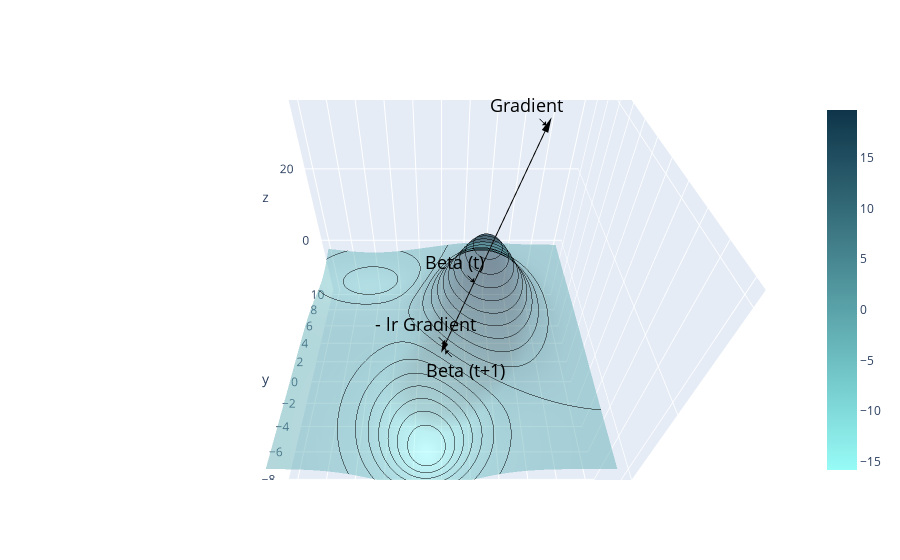

The code cell stored with this chart in its notebook:
### Markdown cell above
## 4. Gradient Descent algorithm ⚙️⚙️

The goal of the gradient descent algorithm is to find a set of parameters for the model $h$ that will make the loss function as small as possible, it wants to minimize the loss function by finding the best parameters.

You may be wondering why do we need such an algorithm when we could just run a grid search and explore wide ranges of possible values for the parameters and select those that yield the smallest value for the loss function? Well, first, that would not be very smart to use brute force in order to minimize the loss function. Additionally it would be computanionally impossible, let's not forget that data science is at the cross-road of statistics and computer science, we are working with computers to make our calculations for us, and they have limited capabilities. As we will see in the following lectures, deep learning models sometimes have several million parameters, it would be impossible to optimize them through a simple grid search within a lifetime! 👴

Therefore we need a clever method to optimize the model's parameters as efficiently as possibe, which is where gradient descent comes in!

As for most algorithms, gradient descent is composed of three essential steps: 

* Initialization
* Interation
* Stopping condition

### Initialization

This is the step where we have to assign an initial value to each of the model's parameters, the most common strategy is to assign random values to every parameter taken from a zero-mean distribution.

We will see in further lectures some tactics to initialize model parameters in order to kickstart the prediction performance.

We can denote the initial values of the parameters like so:

$$
\beta^{(0)} = (\beta_0^{(0)}, \dots, \beta_p^{(0)})
$$

That reads "beta a step zero".

### Iteration
The iteration step is the moment that the algorithm repeats an action until
 the stopping condition is verified. Here the iteration step will modify the value of the model parameters iteratively so as to decrease the value of the loss function $C$.

It will do so by using the following formula:

$$
\beta^{(t+1)}=\beta^{(t)} - \gamma \times \nabla_{\beta^{(t)}} C(Y,h(X))
$$

The value of $\beta$ at step $t+1$ will be equal to the value of $\beta$ at step $t$ minus the gradient of the loss function at point $\beta^{(t)}$ times the learning rate noted $\gamma$.

The figure below shows what happens during one step of gradient descent :

<img src="https://full-stack-assets.s3.eu-west-3.amazonaws.com/images/M08-DeepLearning/gradient_descent_step.jpg" />

You can see that the opposite of the gradient points towards the direction that most decreases the loss function, the goal of the learning rate is to determine how fast we wish to move the values of the parameters in this direction.

### Stopping criterion

Most algorithm have a stopping criterion based on a certain appreciation of the convergence of the algorithm, meaning what happens in one step does not create much change compared to what happened in the previous step.

In deep learning, as we will soon discover, the stopping criterion is harder to attain in pratice, fitting such models may take a long time and as they are very complicated models, they tend to overfit easily, which means we don't necessarily wish to let them fit the training data until convergence, but rather stop them before they start to overfit too much.

The most common stopping criterion in deep learning will thefore be a limit on the number of gradient descent steps we wish to take.

Let's see how gradient descent works in practise:

### Code cell
import plotly.graph_objects as go

x1 = np.linspace(-10,10,100)
x2 = np.linspace(-10,10,100)
xx1, xx2 = np.meshgrid(x1,x2, indexing='xy')
def func_3D(x,y):
  a = 20*np.exp(- (x - 3)**2/10 - (y -2)**2/20) 
  b = - 16*np.exp(- (x +1)**2/15 - (y +6)**2/20) 
  c = - 5*np.exp(- (x +6)**2/25 - (y - 7)**2/13)
  return a + b + c
y = func_3D(xx1,xx2)
y_gradient = np.gradient(y,x1,x2)
fig = go.Figure(data=[go.Surface(
    contours = {
        "z": {"show": True, "start": -16, "end": 20, "size": 2, "color":"black"}
    },
    x = x1,
    y = x2,
    z = y,
    colorscale=[color_chart[3], color_chart[-2]], 
    opacity = 0.5),
    go.Cone(
        x=[xx1[50,60] + y_gradient[0][50,60]],
        y=[xx2[50,60] + y_gradient[1][50,60]],
        z=[y[50,60] + y_gradient[0][50,60]**2 + y_gradient[1][50,60]**2 + xx2[50,60]],
        u=[y_gradient[0][50,60]],
        v=[y_gradient[1][50,60]],
        w=[y_gradient[0][50,60]**2 + y_gradient[1][50,60]**2 + xx2[50,60]],
        sizemode="absolute",
        sizeref=2,
        anchor='tail',
        colorscale=["black","black"],
        showscale=False),

        go.Scatter3d(
        x=[xx1[50,60], xx1[50,60] + y_gradient[0][50,60]],
        y=[xx2[50,60], xx2[50,60] + y_gradient[1][50,60]],
        z=[y[50,60], y[50,60] + y_gradient[0][50,60]**2 + y_gradient[1][50,60]**2 + xx2[50,60]],
        mode='lines',
        showlegend=False,
        line=dict(
            color='black',
            width=2,
            showscale=False
        )),
        go.Cone(
        x=[xx1[50,60] - 0.5*y_gradient[0][50,60]],
        y=[xx2[50,60] - 0.5*y_gradient[1][50,60]],
        z=[y[50,60] - 0.5*(y_gradient[0][50,60]**2 + y_gradient[1][50,60]**2 + xx2[50,60])],
        u=[-0.5*y_gradient[0][50,60]],
        v=[-0.5*y_gradient[1][50,60]],
        w=[-0.5*(y_gradient[0][50,60]**2 + y_gradient[1][50,60]**2 + xx2[50,60])],
        sizemode="absolute",
        sizeref=2,
        anchor='tail',
        colorscale=["black","black"],
        showscale=False),

        go.Scatter3d(
        x=[xx1[50,60], xx1[50,60] -0.5*y_gradient[0][50,60]],
        y=[xx2[50,60], xx2[50,60] -0.5*y_gradient[1][50,60]],
        z=[y[50,60], y[50,60] -0.5*(y_gradient[0][50,60]**2 + y_gradient[1][50,60]**2 + xx2[50,60])],
        mode='lines',
        showlegend=False,
        line=dict(
            color='black',
            width=2,
            showscale=False
        )),
        go.Scatter3d(
        x=[xx1[50,60] -0.5*y_gradient[0][50,60], xx1[50,60] -0.5*y_gradient[0][50,60]],
        y=[xx2[50,60] -0.5*y_gradient[1][50,60], xx2[50,60] -0.5*y_gradient[1][50,60]],
        z=[y[50,60] -0.5*(y_gradient[0][50,60]**2 + y_gradient[1][50,60]**2 + xx2[50,60]),
           func_3D(xx1[50,60] -0.5*y_gradient[0][50,60], xx2[50,60] -0.5*y_gradient[1][50,60])],
        mode='lines',
        showlegend=False,
        line=dict(
            color='black',
            width=2,
            showscale=False
            )
        )
      ]
    )
fig.update_layout(
        scene = {
            "xaxis": {"nticks": 20},
            "yaxis": {"nticks": 20},
            "zaxis": {"nticks": 4},
            'camera_eye': {"x": 0, "y": -1, "z": 1},
            "aspectratio": {"x": 1, "y": 1, "z": 1},
            "annotations":[dict(x=xx1[50,60] + y_gradient[0][50,60],
                                y=xx2[50,60] + y_gradient[1][50,60],
                                z=y[50,60] + y_gradient[0][50,60]**2 + y_gradient[1][50,60]**2 + xx2[50,60] + 1,
                               text="Gradient",
                               textangle=0,
                               ax=-20,
                               ay=-20,
                               font=dict(
                                   color="black",
                                   size=18
                                   ),
                               arrowcolor="black",
                               arrowsize=1,
                               arrowwidth=1,
                               arrowhead=1),
                           dict(x=xx1[50,60],
                                y=xx2[50,60],
                                z=y[50,60],
                               text="Beta (t)",
                               textangle=0,
                               ax=-20,
                               ay=-20,
                               font=dict(
                                   color="black",
                                   size=18
                                   ),
                               arrowcolor="black",
                               arrowsize=1,
                               arrowwidth=1,
                               arrowhead=1),
                           dict(x=xx1[50,60] -0.5*y_gradient[0][50,60],
                                y=xx2[50,60] -0.5*y_gradient[1][50,60],
                                z=func_3D(xx1[50,60] -0.5*y_gradient[0][50,60], xx2[50,60] -0.5*y_gradient[1][50,60]),
                               text="Beta (t+1)",
                               textangle=0,
                               ax=20,
                               ay=20,
                               font=dict(
                                   color="black",
                                   size=18
                                   ),
                               arrowcolor="black",
                               arrowsize=1,
                               arrowwidth=1,
                               arrowhead=1),
                           dict(x=xx1[50,60] -0.5*y_gradient[0][50,60],
                                y=xx2[50,60] -0.5*y_gradient[1][50,60],
                                z=y[50,60] -0.5*(y_gradient[0][50,60]**2 + y_gradient[1][50,60]**2 + xx2[50,60]),
                               text="- lr Gradient",
                               textangle=0,
                               ax= -20,
                               ay= -20,
                               font=dict(
                                   color="black",
                                   size=18
                                   ),
                               arrowcolor="black",
                               arrowsize=1,
                               arrowwidth=1,
                               arrowhead=1)
                           ]
        })
fig.show()

### Figure 1 — Plotly figure (JSON) as saved in the notebook; plotly's stock layout.template omitted (floating-point values rounded to 4 significant figures; data arrays with more than 128 entries replaced by an {"elided": "..."} marker saying what was removed)
{"data": [{"colorscale": [[0, "#97FBF6"], [1, "#0E3449"]], "contours": {"z": {"color": "black", "end": 20, "show": true, "size": 2, "start": -16}}, "opacity": 0.5, "type": "surface", "x": [-10, -9.798, -9.596, -9.394, -9.192, -8.99, -8.788, -8.586, -8.384, -8.182, -7.98, -7.778, -7.576, -7.374, -7.172, -6.97, -6.768, -6.566, -6.364, -6.162, -5.96, -5.758, -5.556, -5.354, -5.152, -4.949, -4.747, -4.545, -4.343, -4.141, -3.939, -3.737, -3.535, -3.333, -3.131, -2.929, -2.727, -2.525, -2.323, -2.121, -1.919, -1.717, -1.515, -1.313, -1.111, -0.9091, -0.7071, -0.5051, -0.303, -0.101, 0.101, 0.303, 0.5051, 0.7071, 0.9091, 1.111, 1.313, 1.515, 1.717, 1.919, 2.121, 2.323, 2.525, 2.727, 2.929, 3.131, 3.333, 3.535, 3.737, 3.939, 4.141, 4.343, 4.545, 4.747, 4.949, 5.152, 5.354, 5.556, 5.758, 5.96, 6.162, 6.364, 6.566, 6.768, 6.97, 7.172, 7.374, 7.576, 7.778, 7.98, 8.182, 8.384, 8.586, 8.788, 8.99, 9.192, 9.394, 9.596, 9.798, 10], "y": [-10, -9.798, -9.596, -9.394, -9.192, -8.99, -8.788, -8.586, -8.384, -8.182, -7.98, -7.778, -7.576, -7.374, -7.172, -6.97, -6.768, -6.566, -6.364, -6.162, -5.96, -5.758, -5.556, -5.354, -5.152, -4.949, -4.747, -4.545, -4.343, -4.141, -3.939, -3.737, -3.535, -3.333, -3.131, -2.929, -2.727, -2.525, -2.323, -2.121, -1.919, -1.717, -1.515, -1.313, -1.111, -0.9091, -0.7071, -0.5051, -0.303, -0.101, 0.101, 0.303, 0.5051, 0.7071, 0.9091, 1.111, 1.313, 1.515, 1.717, 1.919, 2.121, 2.323, 2.525, 2.727, 2.929, 3.131, 3.333, 3.535, 3.737, 3.939, 4.141, 4.343, 4.545, 4.747, 4.949, 5.152, 5.354, 5.556, 5.758, 5.96, 6.162, 6.364, 6.566, 6.768, 6.97, 7.172, 7.374, 7.576, 7.778, 7.98, 8.182, 8.384, 8.586, 8.788, 8.99, 9.192, 9.394, 9.596, 9.798, 10], "z": {"elided": "100x100 float values"}}, {"anchor": "tail", "colorscale": [[0, "black"], [1, "black"]], "showscale": false, "sizemode": "absolute", "sizeref": 2, "type": "cone", "u": [3.714], "v": [3.253], "w": [24.47], "x": [5.835], "y": [3.354], "z": [38.62]}, {"line": {"color": "black", "showscale": false, "width": 2}, "mode": "lines", "showlegend": false, "type": "scatter3d", "x": [2.121, 5.835], "y": [0.101, 3.354], "z": [14.15, 38.62]}, {"anchor": "tail", "colorscale": [[0, "black"], [1, "black"]], "showscale": false, "sizemode": "absolute", "sizeref": 2, "type": "cone", "u": [-1.857], "v": [-1.626], "w": [-12.24], "x": [0.2643], "y": [-1.525], "z": [1.914]}, {"line": {"color": "black", "showscale": false, "width": 2}, "mode": "lines", "showlegend": false, "type": "scatter3d", "x": [2.121, 0.2643], "y": [0.101, -1.525], "z": [14.15, 1.914]}, {"line": {"color": "black", "showscale": false, "width": 2}, "mode": "lines", "showlegend": false, "type": "scatter3d", "x": [0.2643, 0.2643], "y": [-1.525, -1.525], "z": [1.914, -0.2055]}], "layout": {"scene": {"annotations": [{"arrowcolor": "black", "arrowhead": 1, "arrowsize": 1, "arrowwidth": 1, "ax": -20, "ay": -20, "font": {"color": "black", "size": 18}, "text": "Gradient", "textangle": 0, "x": 5.835, "y": 3.354, "z": 39.62}, {"arrowcolor": "black", "arrowhead": 1, "arrowsize": 1, "arrowwidth": 1, "ax": -20, "ay": -20, "font": {"color": "black", "size": 18}, "text": "Beta (t)", "textangle": 0, "x": 2.121, "y": 0.101, "z": 14.15}, {"arrowcolor": "black", "arrowhead": 1, "arrowsize": 1, "arrowwidth": 1, "ax": 20, "ay": 20, "font": {"color": "black", "size": 18}, "text": "Beta (t+1)", "textangle": 0, "x": 0.2643, "y": -1.525, "z": -0.2055}, {"arrowcolor": "black", "arrowhead": 1, "arrowsize": 1, "arrowwidth": 1, "ax": -20, "ay": -20, "font": {"color": "black", "size": 18}, "text": "- lr Gradient", "textangle": 0, "x": 0.2643, "y": -1.525, "z": 1.914}], "aspectratio": {"x": 1, "y": 1, "z": 1}, "camera": {"eye": {"x": 0, "y": -1, "z": 1}}, "xaxis": {"nticks": 20}, "yaxis": {"nticks": 20}, "zaxis": {"nticks": 4}}}}
